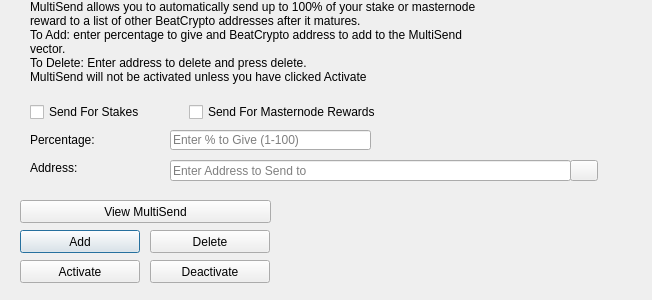
<?xml version="1.0" encoding="UTF-8"?>
<ui version="4.0">
 <class>MultiSendDialog</class>
 <widget class="QDialog" name="MultiSendDialog">
  <property name="windowModality">
   <enum>Qt::NonModal</enum>
  </property>
  <property name="geometry">
   <rect>
    <x>0</x>
    <y>0</y>
    <width>652</width>
    <height>300</height>
   </rect>
  </property>
  <property name="windowTitle">
   <string>MultiSend</string>
  </property>
  <widget class="QLineEdit" name="multiSendPercentEdit">
   <property name="geometry">
    <rect>
     <x>170</x>
     <y>130</y>
     <width>201</width>
     <height>20</height>
    </rect>
   </property>
   <property name="toolTip">
    <string>Enter whole numbers 1 - 100</string>
   </property>
   <property name="placeholderText">
    <string>Enter % to Give (1-100)</string>
   </property>
  </widget>
  <widget class="QLineEdit" name="multiSendAddressEdit">
   <property name="geometry">
    <rect>
     <x>170</x>
     <y>160</y>
     <width>401</width>
     <height>21</height>
    </rect>
   </property>
   <property name="toolTip">
    <string/>
   </property>
   <property name="placeholderText">
    <string>Enter Address to Send to</string>
   </property>
  </widget>
  <widget class="QLabel" name="label_2">
   <property name="geometry">
    <rect>
     <x>30</x>
     <y>0</y>
     <width>451</width>
     <height>121</height>
    </rect>
   </property>
   <property name="lineWidth">
    <number>1</number>
   </property>
   <property name="text">
    <string>MultiSend allows you to automatically send up to 100% of your stake or masternode reward to a list of other BeatCrypto addresses after it matures.
To Add: enter percentage to give and BeatCrypto address to add to the MultiSend vector.
To Delete: Enter address to delete and press delete.
MultiSend will not be activated unless you have clicked Activate</string>
   </property>
   <property name="alignment">
    <set>Qt::AlignLeading|Qt::AlignLeft|Qt::AlignTop</set>
   </property>
   <property name="wordWrap">
    <bool>true</bool>
   </property>
  </widget>
  <widget class="QLabel" name="message">
   <property name="geometry">
    <rect>
     <x>290</x>
     <y>200</y>
     <width>351</width>
     <height>91</height>
    </rect>
   </property>
   <property name="text">
    <string/>
   </property>
  </widget>
  <widget class="QPushButton" name="addButton">
   <property name="geometry">
    <rect>
     <x>20</x>
     <y>230</y>
     <width>120</width>
     <height>23</height>
    </rect>
   </property>
   <property name="toolTip">
    <string/>
   </property>
   <property name="statusTip">
    <string>Add to MultiSend Vector</string>
   </property>
   <property name="text">
    <string>Add</string>
   </property>
  </widget>
  <widget class="QPushButton" name="disableButton">
   <property name="geometry">
    <rect>
     <x>150</x>
     <y>260</y>
     <width>120</width>
     <height>23</height>
    </rect>
   </property>
   <property name="statusTip">
    <string>Deactivate MultiSend</string>
   </property>
   <property name="text">
    <string>Deactivate</string>
   </property>
  </widget>
  <widget class="QPushButton" name="addressBookButton">
   <property name="geometry">
    <rect>
     <x>570</x>
     <y>160</y>
     <width>28</width>
     <height>21</height>
    </rect>
   </property>
   <property name="toolTip">
    <string>Choose an address from the address book</string>
   </property>
   <property name="text">
    <string/>
   </property>
   <property name="icon">
    <iconset resource="../beatcrypto.qrc">
     <normaloff>:/icons/address-book</normaloff>:/icons/address-book</iconset>
   </property>
   <property name="shortcut">
    <string>Alt+A</string>
   </property>
   <property name="autoDefault">
    <bool>false</bool>
   </property>
  </widget>
  <widget class="QLabel" name="label">
   <property name="geometry">
    <rect>
     <x>30</x>
     <y>130</y>
     <width>121</width>
     <height>20</height>
    </rect>
   </property>
   <property name="toolTip">
    <string>Percentage of stake to send</string>
   </property>
   <property name="text">
    <string>Percentage:</string>
   </property>
  </widget>
  <widget class="QLabel" name="label_5">
   <property name="geometry">
    <rect>
     <x>30</x>
     <y>160</y>
     <width>111</width>
     <height>16</height>
    </rect>
   </property>
   <property name="toolTip">
    <string>Address to send portion of stake to</string>
   </property>
   <property name="text">
    <string>Address:</string>
   </property>
  </widget>
  <widget class="QPushButton" name="deleteButton">
   <property name="geometry">
    <rect>
     <x>150</x>
     <y>230</y>
     <width>120</width>
     <height>23</height>
    </rect>
   </property>
   <property name="toolTip">
    <string/>
   </property>
   <property name="statusTip">
    <string>Delete Address From MultiSend Vector</string>
   </property>
   <property name="text">
    <string>Delete</string>
   </property>
  </widget>
  <widget class="QPushButton" name="activateButton">
   <property name="geometry">
    <rect>
     <x>20</x>
     <y>260</y>
     <width>120</width>
     <height>23</height>
    </rect>
   </property>
   <property name="statusTip">
    <string>Activate MultiSend</string>
   </property>
   <property name="text">
    <string>Activate</string>
   </property>
  </widget>
  <widget class="QPushButton" name="viewButton">
   <property name="geometry">
    <rect>
     <x>20</x>
     <y>200</y>
     <width>251</width>
     <height>23</height>
    </rect>
   </property>
   <property name="toolTip">
    <string/>
   </property>
   <property name="statusTip">
    <string>View MultiSend Vector</string>
   </property>
   <property name="text">
    <string>View MultiSend</string>
   </property>
  </widget>
  <widget class="QWidget" name="horizontalLayoutWidget">
   <property name="geometry">
    <rect>
     <x>30</x>
     <y>100</y>
     <width>351</width>
     <height>24</height>
    </rect>
   </property>
   <layout class="QHBoxLayout" name="horizontalLayout">
    <item>
     <widget class="QCheckBox" name="multiSendStakeCheckBox">
      <property name="text">
       <string>Send For Stakes</string>
      </property>
     </widget>
    </item>
    <item>
     <widget class="QCheckBox" name="multiSendMasternodeCheckBox">
      <property name="text">
       <string>Send For Masternode Rewards</string>
      </property>
     </widget>
    </item>
   </layout>
  </widget>
 </widget>
 <resources>
  <include location="../beatcrypto.qrc"/>
 </resources>
 <connections/>
</ui>
